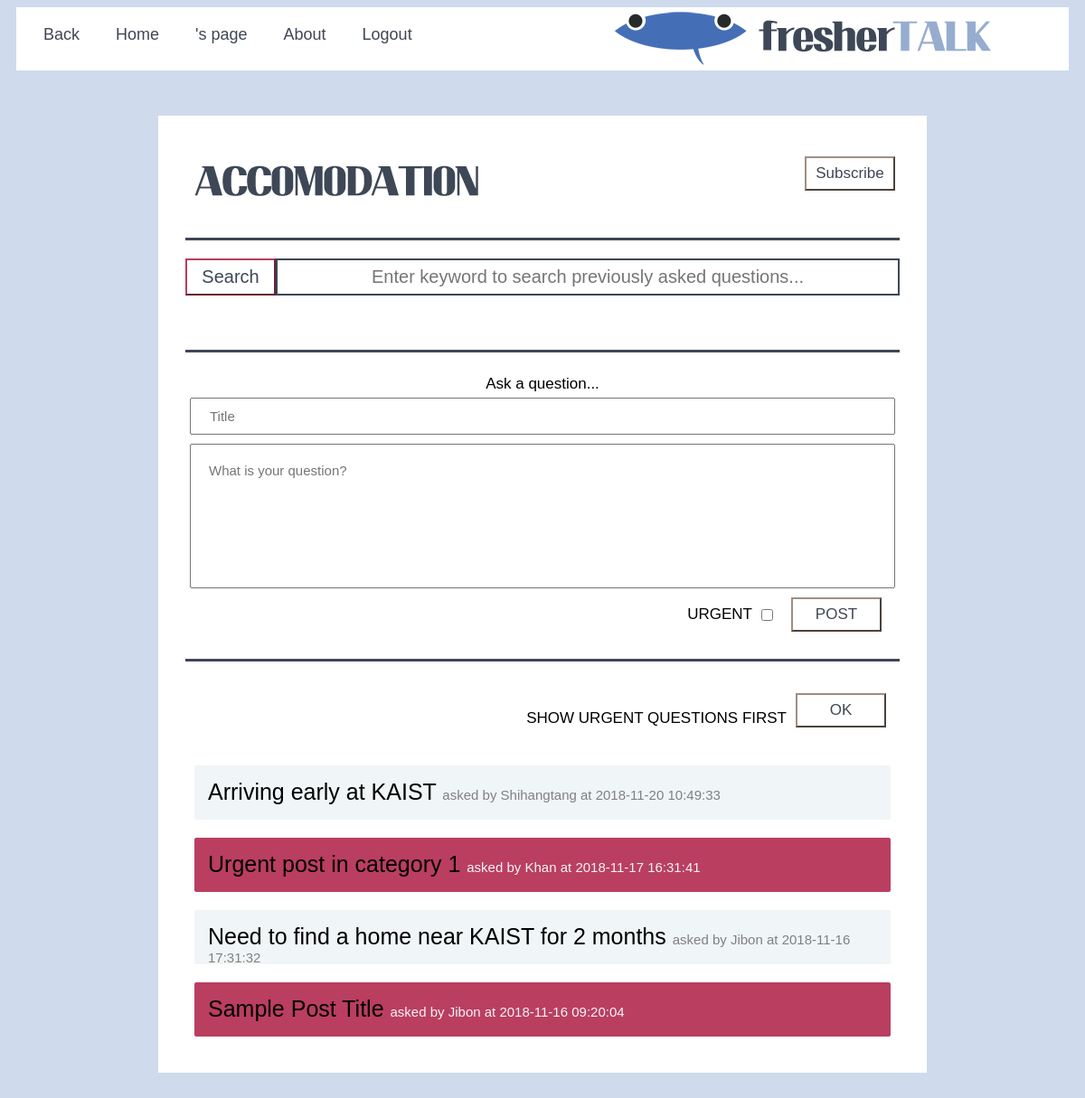
/index.php/CategoryPageC?C_ID=1, run on the app's committed database.
### tables this page shows
CREATE TABLE `Post` (
  `Post_ID` int(11) NOT NULL,
  `Category_ID` int(11) NOT NULL,
  `Category_Name` varchar(20) NOT NULL DEFAULT 'Others',
  `User_ID` int(11) NOT NULL,
  `P_title` varchar(200) DEFAULT 'Sample Post Title',
  `P_body` varchar(16380) NOT NULL DEFAULT 'Sample body of this post',
  `P_time` datetime DEFAULT CURRENT_TIMESTAMP,
  `P_urgent_flag` tinyint(1) NOT NULL DEFAULT '0',
  `P_solved_tag` tinyint(1) NOT NULL DEFAULT '0'
);

CREATE TABLE `User` (
  `U_ID` int(11) NOT NULL,
  `Student_ID` int(20) NOT NULL,
  `U_Name` varchar(100) NOT NULL DEFAULT 'User',
  `Email` varchar(50) NOT NULL,
  `Password` varchar(20) NOT NULL,
  `Gender` varchar(10) DEFAULT 'Male',
  `NoOfPost` int(10) UNSIGNED NOT NULL DEFAULT '0',
  `NoOfComments` int(10) UNSIGNED NOT NULL DEFAULT '0',
  `NoOfLikes` int(10) UNSIGNED NOT NULL DEFAULT '0',
  `Accommodation` int(11) NOT NULL DEFAULT '0',
  `Restaurant` int(11) NOT NULL DEFAULT '0',
  `Transport` int(11) NOT NULL DEFAULT '0',
  `Academic` int(11) NOT NULL DEFAULT '0',
  `Others` int(11) NOT NULL DEFAULT '0'
);

### application/controllers/CategoryPageC.php (called while the page is built, shortened)
<?php if (!defined('BASEPATH')) exit('No direct script access allowed');
class CategoryPageC extends CI_Controller {
    public function __construct() {
        $this->load->helper('url');
        $this->load->helper('form');
        $this->load->library('email');
    }
    public function index(){
      $C_ID = $this->input->get('C_ID');
      $query['C_ID'] = $C_ID;
      $query['urgentFirst'] = $this->input->get('urgentFirst');
      $query['Posts'] = $this->DatabaseClass->searchPostfromCategory();
      if($query['Posts'] == "No"):
          $query['postExist'] = "No";
      else:
          $query['postExist'] = "Yes";
      endif;
      $this->load->view('CategoryPageView',$query);
    }
  }

### index.php (called while the page is built, shortened)
<?php
require_once BASEPATH.'core/CodeIgniter.php';

### application/models/DatabaseClass.php (called while the page is built, shortened)
<?php
class DatabaseClass extends CI_Model {
    public function searchPostfromCategory(){
        $session_data= $this->session->userdata('session_name');
        $query = "SELECT * FROM Post,User WHERE Post.User_ID = User.U_ID AND Category_Name = '".$session_data['C']."' ORDER BY P_time DESC";
        $query = $this->db->query($query);
        if($query->num_rows()>0)
        {
          return $query->result_array();
        }
        else{
          return 'No';
        }
    }
}
?>

### application/views/CategoryPageView.php (the view, shortened to what this page needs)
<html>
    <head>
    </head>
    <body class = "mainBody">
      <div class = "navHeader">
        <div class = "navHeaderRight">
            <?php $session_data= $this->session->userdata('session_name');
            echo anchor('index.php/CategoryPageC/back', 'Back');
            echo anchor('index.php/MainPageC', 'Home');
            echo anchor('index.php/ProfilePageC?all=1', $session_data['U_Name'].'\'s page');
            echo anchor('index.php/AboutPageC', 'About');
            echo anchor('index.php/MainPageC/logout', 'Logout'); ?>
        </div>
        <div class = "logoleft">
          <?php
            $picname = base_url();
            echo anchor('index.php/MainPageC', img( array('src'=>$picname.'images/logo_banner.png')))
          ?>
        </div>
      </div>
      <div class = "row">
            <div class = "column center">
                <div class = "headerF">
                    <?php
                      $session_data= $this->session->userdata('session_name');
                      if ($session_data['C'] == 'Accommodation'):?>
                      <img src ="<?php echo base_url()?>images/accomodation.png">
                    <?php elseif ($session_data['C'] == 'Restaurant'):?>
                      <img src ="<?php echo base_url()?>images/restaurants.png">
                    <?php elseif ($session_data['C'] == 'Transport'):?>
                      <img src ="<?php echo base_url()?>images/transport.png">
                    <?php elseif ($session_data['C'] == 'Academic'):?>
                      <img src ="<?php echo base_url()?>images/academic.png">
                    <?php elseif ($session_data['C'] == 'Others'):?>
                      <img src ="<?php echo base_url()?>images/other.png">
                    <?php endif; ?>
                    <?php
                    if($session_data['C']!='No'):
                     $subC = 'Subs'.$session_data['C'];
                     if ($session_data[$subC] == 0): ?>
                      <div class = "postQ postButtons">
                        <?php
                          echo form_open('index.php/CategoryPageC/afterSubcribeBtn?C_ID='.$C_ID.'',array('method'=>'post'));
                          $data = array(
                              'type' => 'submit',
                              'id' => 'subscribe_check',
                              'name'    => 'subscribe_check',
                              'value' => "Subscribe",
                              'class' => 'postBut',
                          );
                          echo form_submit($data);
                          echo form_close();
                        ?>
                      </div>
                    <?php endif;
                    endif; ?>
                </div>
                <div class = "lineB">
                </div>
                <?php
                    echo form_open('index.php/SearchResultC/SearchResultfromC',array('method'=>'get', 'class' => 'headerF'));
                    $data = array(
                        'type'=> 'submit',
                        'id' => 'searchBtn',
                        'name'    => 'SearchBtn',
                        'value' => "Search",
                        'class' =>'searchBut',
                    );
                    echo form_submit($data);
                    $data = array(
                        'type'=> 'text',
                        'id' => 'searchKey',
                        'name'    => 'searchKey',
                        'placeholder'  => "Enter keyword to search previously asked questions...",
                        'class' =>'searchBar',
                    );
                    echo form_input($data);
                    echo form_close();
                ?>
                <div class = "lineB">
                </div>
                <?php
                    echo form_open('index.php/CategoryPageC/createNewPost?C_ID='.$C_ID.'',array('method'=>'post', 'class' => 'postQ'));
                    echo "Ask a question...";
                    $data = array(
                        'type'=> 'text',
                        'id' => 'postTitle',
                        'name'    => 'postTitle',
                        'placeholder'  => "Title",
                        'class' =>'writeTitle',
                    );
                    echo form_input($data);
                    $data = array(
                        'type'=> 'textarea',
                        'id' => 'postBody',
                        'name'    => 'postBody',
                        'placeholder'  => "What is your question?",
                        'class' =>'writeBody',
                    );
                    echo form_textarea($data);?>
                    <div class = "postQ postButtons">URGENT
                    <?php
                    $data = array(
                        'type'=> 'checkbox',
                        'id' => 'isUrgent',
                        'name'    => 'isUrgent',
                    );
                    echo form_checkbox($data);
                    $data = array(
                        'type' => 'submit',
                        'value' =>'POST',
                        'class' => 'postBut',
                    );
                    echo form_submit($data); ?>
                    </div>
                    <?php echo form_close();?>
                <div class = "lineB">
                </div>
                <div class = "postQ postButtons">
                    SHOW URGENT QUESTIONS FIRST
                    <?php
                      if ($urgentFirst == 1):
                        $class = 'postBut1';
                      else:
                        $class = 'postBut';
                      endif;
                      echo form_open('index.php/CategoryPageC?urgentFirst=1',array('method'=>'post'));
                      $data = array(
                          'type' => 'submit',
                          'id' => 'urgentFirst',
                          'name'    => 'urgentFirst',
                          'value' => "OK",
                          'class' => $class,
                      );
                      echo form_submit($data);
                      echo form_close();
                    ?>
                </div>
                <?php
                  if ($postExist == "Yes"):
                    if ($urgentFirst == 1):
                      foreach ($Posts as $row):
                        if ($row['P_urgent_flag'] == 1):
                            $aclass = "Purgent";?>
                            <a class=<?php echo $aclass ?> href = "<?php echo base_url();?>/index.php/PostPageC?P_ID=<?php echo $row['Post_ID'];?>"> <span class="listTitle">
                            <?php  echo $row['P_title']; ?> </span> <span class="timeStamp">
                            <?php echo " asked by ".$row['U_Name']; ?> </span><span class="timeStamp">
                            <?php echo " at ".$row['P_time']; ?> </span> </a>
                            <?php
                          endif;
                        endforeach;
                        foreach ($Posts as $row):
                          if ($row['P_urgent_flag'] == 0):
                              $aclass = "postlist";?>
                              <a class=<?php echo $aclass ?> href = "<?php echo base_url();?>/index.php/PostPageC?P_ID=<?php echo $row['Post_ID'];?>"> <span class="listTitle">
                              <?php  echo $row['P_title']; ?> </span> <span class="timeStamp">
                              <?php echo " asked by ".$row['U_Name']; ?> </span><span class="timeStamp">
                              <?php echo " at ".$row['P_time']; ?> </span> </a>
                              <?php
                            endif;
                          endforeach;
                    else:
                      foreach ($Posts as $row):
                        if ($row['P_urgent_flag'] == 1):
                            $aclass = "Purgent";
                        else: $aclass = "postlist";
                        endif; ?>
                      <a class=<?php echo $aclass ?> href = "<?php echo base_url();?>/index.php/PostPageC?P_ID=<?php echo $row['Post_ID'];?>"> <span class="listTitle">
                      <?php  echo $row['P_title']; ?> </span> <span class="timeStamp">
                      <?php echo " asked by ".$row['U_Name']; ?> </span><span class="timeStamp">
                      <?php echo " at ".$row['P_time']; ?> </span> </a>
                      <?php endforeach;
                    endif;
                  endif;?>
            </div>
        </div>
    </body>
</html>

### application/views/CategoryPageView.php (style rules this page uses)
* { box-sizing: border-box; font-family: helvetica; }
.mainBody { background-color: #CFDAED; }
.navHeader { overflow: hidden; background-color:#FFFFFF; }
.navHeader a { float: left; color: #3E4756; text-align: center; text-decoration: none; font-size: 18px; border-radius: 4px; }
.navHeaderRight { float:left; }
.navHeaderRight a { padding: 10px; margin: 10px; }
.logoleft { float:right; }
.row { display: flex; flex-wrap: wrap; }
.column { float: left; padding: 30px; background-color: #FFFFFF; margin-top: 50px; margin-left: 2.5%; margin-right: 2.5%; display: flex; flex-direction: column; }
.center { width: 70%; min-width: 850px; margin: 50px auto; }
.searchBar { width:80%; flex-grow:2; flex-shrink:0.1; padding: 7px 20px; font-size:20px; text-align: center; border: 2px solid #3E4756; }
.searchBut { width: 10%; min-width: 100px; border-color: #BA3E60 ; background-color: #FFFFFF; padding: 7px; text-align: center; text-decoration: none; font-size: 20px; color: #3E4756; }
.postBut { width: 10%; min-width: 100px; border-color: #9F8F82; background-color: #FFFFFF; margin: 10px; padding: 7px; text-align: center; text-decoration: none; font-size: 17px; color: #3E4756; }
.lineB { border:None; border-bottom: 3px solid #3E4756; margin: 20px 0px; }
.headerF { display: flex; justify-content: space-between; align-items:center; width: 100%; font-size: 40px; }
.postlist { background-color: #F0F5F7; margin: 10px; padding: 15px; height: 60px; flex-grow:2; text-decoration: none; border-radius: 2px; }
.Purgent { margin: 10px; padding: 15px; height: 60px; flex-grow:2; text-decoration: none; border-radius: 2px; background-color: #BA3E60; }
.Purgent > .timeStamp, .listTitle { color: #F0F5F7; }
.listTitle { font-size:25px; color: black; }
.timeStamp { font-size: 15px; color:grey; }
.postQ { width:100%; display: flex; flex-direction: column; justify-content: space-between; align-items:center; margin:auto; padding: 5px; font-size: 17px; }
.postQ.postButtons { justify-content: flex-end; flex-direction: row; width:100%; }
.postButtons > input, div { margin: 0px 10px; }
.writeTitle, .writeBody { width: 100%; padding: 10px 20px; font-size:15px; margin: 5px 0px; }
.writeBody { height: 160px; resize: none; padding: 20px; }

### data on the page
post: P_title "Arriving early at KAIST", User_ID.U_Name "Shihangtang", P_time "2018-11-20 10:49:33"
post: P_title "Urgent post in category 1", User_ID.U_Name "Khan", P_time "2018-11-17 16:31:41"
post: P_title "Need to find a home near KAIST for 2 months", User_ID.U_Name "Jibon", P_time "2018-11-16 17:31:32"
post: P_title "Sample Post Title", User_ID.U_Name "Jibon", P_time "2018-11-16 09:20:04"

### other printed values
anchor('index.php/CategoryPageC/back', 'Back') "Back"
anchor('index.php/MainPageC', 'Home') "Home"
anchor('index.php/AboutPageC', 'About') "About"
anchor('index.php/MainPageC/logout', 'Logout') "Logout"
